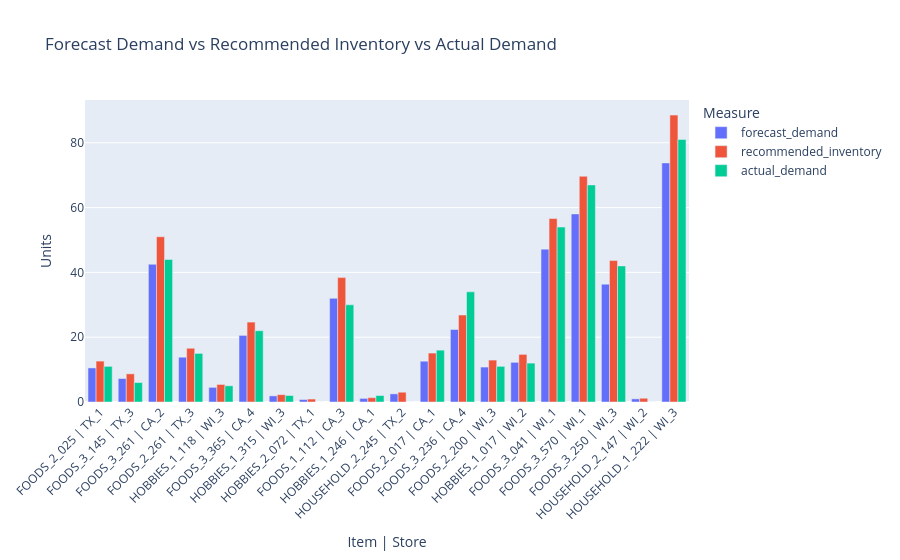

The cell this chart's notebook holds for it:
### Code cell
# Compare forecasts with inventory recommendations
plot_data = optimization_results.head(20).copy()

plot_data["item_store"] = (
    plot_data["item_id"].astype(str)
    + " | "
    + plot_data["store_id"].astype(str)
)

fig = px.bar(
    plot_data,
    x="item_store",
    y=[
        "forecast_demand",
        "recommended_inventory",
        "actual_demand",
    ],
    barmode="group",
    title="Forecast Demand vs Recommended Inventory vs Actual Demand",
    labels={
        "value": "Units",
        "item_store": "Item | Store",
        "variable": "Measure",
    },
)

fig.update_layout(
    xaxis_tickangle=-45
)

fig.show()

### Figure 1 — Plotly figure (JSON) as saved in the notebook; plotly's stock layout.template omitted (floating-point values rounded to 4 significant figures)
{"data": [{"alignmentgroup": "True", "hovertemplate": "Measure=forecast_demand<br>Item | Store=%{x}<br>Units=%{y}<extra></extra>", "legendgroup": "forecast_demand", "marker": {"color": "#636efa", "pattern": {"shape": ""}}, "name": "forecast_demand", "offsetgroup": "forecast_demand", "orientation": "v", "showlegend": true, "textposition": "auto", "type": "bar", "x": ["FOODS_2_025 | TX_1", "FOODS_3_145 | TX_3", "FOODS_3_261 | CA_2", "FOODS_2_261 | TX_3", "HOBBIES_1_118 | WI_3", "FOODS_3_365 | CA_4", "HOBBIES_1_315 | WI_3", "HOBBIES_2_072 | TX_1", "FOODS_1_112 | CA_3", "HOBBIES_1_246 | CA_1", "HOUSEHOLD_2_245 | TX_2", "FOODS_2_017 | CA_1", "FOODS_3_236 | CA_4", "FOODS_2_200 | WI_3", "HOBBIES_1_017 | WI_2", "FOODS_3_041 | WI_1", "FOODS_3_570 | WI_1", "FOODS_3_250 | WI_3", "HOUSEHOLD_2_147 | WI_2", "HOUSEHOLD_1_222 | WI_3"], "xaxis": "x", "y": [10.52, 7.244, 42.51, 13.82, 4.516, 20.55, 1.888, 0.7578, 32.0, 1.112, 2.515, 12.59, 22.37, 10.78, 12.24, 47.18, 58.06, 36.38, 0.965, 73.79], "yaxis": "y"}, {"alignmentgroup": "True", "hovertemplate": "Measure=recommended_inventory<br>Item | Store=%{x}<br>Units=%{y}<extra></extra>", "legendgroup": "recommended_inventory", "marker": {"color": "#EF553B", "pattern": {"shape": ""}}, "name": "recommended_inventory", "offsetgroup": "recommended_inventory", "orientation": "v", "showlegend": true, "textposition": "auto", "type": "bar", "x": ["FOODS_2_025 | TX_1", "FOODS_3_145 | TX_3", "FOODS_3_261 | CA_2", "FOODS_2_261 | TX_3", "HOBBIES_1_118 | WI_3", "FOODS_3_365 | CA_4", "HOBBIES_1_315 | WI_3", "HOBBIES_2_072 | TX_1", "FOODS_1_112 | CA_3", "HOBBIES_1_246 | CA_1", "HOUSEHOLD_2_245 | TX_2", "FOODS_2_017 | CA_1", "FOODS_3_236 | CA_4", "FOODS_2_200 | WI_3", "HOBBIES_1_017 | WI_2", "FOODS_3_041 | WI_1", "FOODS_3_570 | WI_1", "FOODS_3_250 | WI_3", "HOUSEHOLD_2_147 | WI_2", "HOUSEHOLD_1_222 | WI_3"], "xaxis": "x", "y": [12.62, 8.692, 51.01, 16.59, 5.42, 24.66, 2.266, 0.9094, 38.4, 1.335, 3.018, 15.11, 26.84, 12.94, 14.69, 56.62, 69.67, 43.66, 1.158, 88.55], "yaxis": "y"}, {"alignmentgroup": "True", "hovertemplate": "Measure=actual_demand<br>Item | Store=%{x}<br>Units=%{y}<extra></extra>", "legendgroup": "actual_demand", "marker": {"color": "#00cc96", "pattern": {"shape": ""}}, "name": "actual_demand", "offsetgroup": "actual_demand", "orientation": "v", "showlegend": true, "textposition": "auto", "type": "bar", "x": ["FOODS_2_025 | TX_1", "FOODS_3_145 | TX_3", "FOODS_3_261 | CA_2", "FOODS_2_261 | TX_3", "HOBBIES_1_118 | WI_3", "FOODS_3_365 | CA_4", "HOBBIES_1_315 | WI_3", "HOBBIES_2_072 | TX_1", "FOODS_1_112 | CA_3", "HOBBIES_1_246 | CA_1", "HOUSEHOLD_2_245 | TX_2", "FOODS_2_017 | CA_1", "FOODS_3_236 | CA_4", "FOODS_2_200 | WI_3", "HOBBIES_1_017 | WI_2", "FOODS_3_041 | WI_1", "FOODS_3_570 | WI_1", "FOODS_3_250 | WI_3", "HOUSEHOLD_2_147 | WI_2", "HOUSEHOLD_1_222 | WI_3"], "xaxis": "x", "y": [11.0, 6.0, 44.0, 15.0, 5.0, 22.0, 2.0, 0.0, 30.0, 2.0, 0.0, 16.0, 34.0, 11.0, 12.0, 54.0, 67.0, 42.0, 0.0, 81.0], "yaxis": "y"}], "layout": {"barmode": "group", "legend": {"title": {"text": "Measure"}, "tracegroupgap": 0}, "title": {"text": "Forecast Demand vs Recommended Inventory vs Actual Demand"}, "xaxis": {"anchor": "y", "domain": [0, 1], "tickangle": -45, "title": {"text": "Item | Store"}}, "yaxis": {"anchor": "x", "domain": [0, 1], "title": {"text": "Units"}}}}
